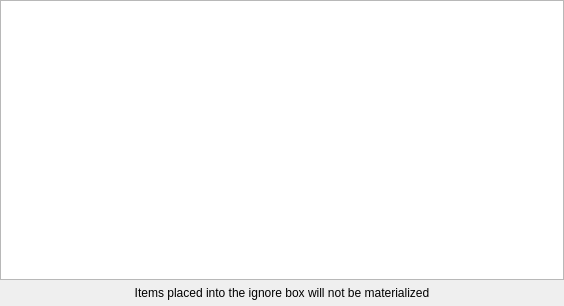
<?xml version="1.0" encoding="UTF-8"?>
<ui version="4.0">
 <class>IgnoreBox</class>
 <widget class="QWidget" name="IgnoreBox">
  <property name="geometry">
   <rect>
    <x>0</x>
    <y>0</y>
    <width>564</width>
    <height>306</height>
   </rect>
  </property>
  <property name="windowTitle">
   <string>Ignore Box</string>
  </property>
  <layout class="QVBoxLayout" name="verticalLayout">
   <property name="leftMargin">
    <number>0</number>
   </property>
   <property name="topMargin">
    <number>0</number>
   </property>
   <property name="rightMargin">
    <number>0</number>
   </property>
   <property name="bottomMargin">
    <number>6</number>
   </property>
   <item>
    <widget class="QTreeView" name="browserView">
     <property name="acceptDrops">
      <bool>true</bool>
     </property>
     <property name="dragEnabled">
      <bool>true</bool>
     </property>
     <property name="dragDropMode">
      <enum>QAbstractItemView::DragDrop</enum>
     </property>
     <property name="selectionMode">
      <enum>QAbstractItemView::ExtendedSelection</enum>
     </property>
     <property name="uniformRowHeights">
      <bool>true</bool>
     </property>
     <attribute name="headerDefaultSectionSize">
      <number>75</number>
     </attribute>
     <attribute name="headerStretchLastSection">
      <bool>false</bool>
     </attribute>
    </widget>
   </item>
   <item>
    <widget class="QLabel" name="label">
     <property name="text">
      <string>Items placed into the ignore box will not be materialized</string>
     </property>
     <property name="alignment">
      <set>Qt::AlignCenter</set>
     </property>
     <property name="margin">
      <number>0</number>
     </property>
    </widget>
   </item>
  </layout>
 </widget>
 <resources/>
 <connections/>
</ui>
